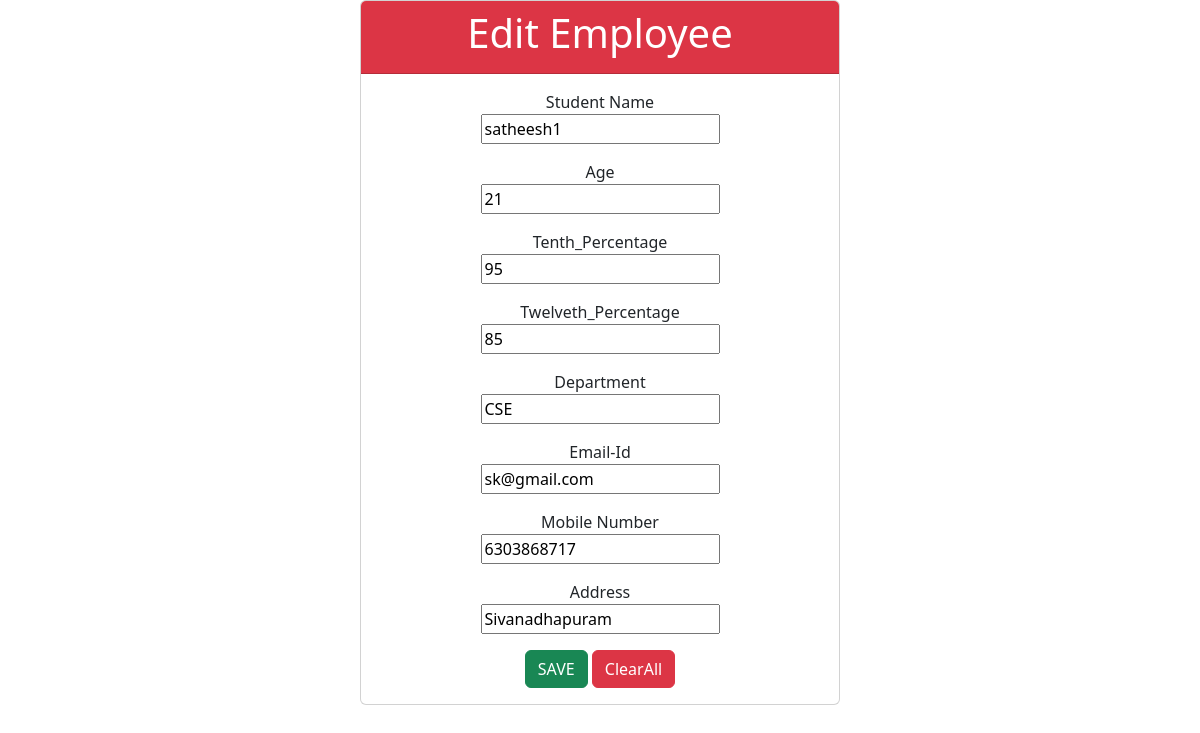
Page /edit/2 on the committed database.
### app1/models.py (models this page shows)
class Student(models.Model):
    student_name = models.CharField(max_length=30)
    age = models.IntegerField()
    tenth_per = models.IntegerField()
    twelve_per = models.IntegerField()
    interest_dept = models.CharField(max_length=20)
    email_id = models.CharField(max_length=30)
    phone = models.IntegerField()
    address = models.CharField(max_length=50)

### app1/views.py (the view)
# urls.py: path('edit/<int:i>',views.updateStudent,name='updatestu'),
def updateStudent(request,i):
    stu = Student.objects.get(id=i)
    form = StudentForm(instance = stu)
    if request.method == 'POST':
        form = StudentForm(request.POST,instance = stu)
        if form.is_valid():
            form.save()
            return redirect('liststu')
    return render(request,'studentform.html',{'form':form,'action':'Edit'})

### app1/forms.py
class StudentForm(forms.ModelForm):
    class Meta:
        model = Student
        fields = '__all__'

### app1/templates/studentform.html (shortened to what this page needs)
<!DOCTYPE html>
<html lang="en">
<head>
    {% load static %}
    <link href="https://cdn.jsdelivr.net/npm/bootstrap@5.3.3/dist/css/bootstrap.min.css" rel="stylesheet" />
</head>
<body>
    <div class="card mx-auto text-center" style="width: 30rem">
        <div class="card-header bg-danger text-white">
            <h1>{{action}} Employee</h1>
        </div>
        <div class="card-body">
            <form action="" method="post">
                Student Name
                <p>{{form.student_name}}</p>
                Age
                <p>{{form.age}}</p>
                Tenth_Percentage
                <p>{{form.tenth_per}}</p>
                Twelveth_Percentage
                <p>{{form.twelve_per}}</p>
                Department
                <p>{{form.interest_dept}}</p>
                Email-Id
                <p>{{form.email_id}}</p>
                Mobile Number
                <p>{{form.phone}}</p>
                Address
                <p>{{form.address}}</p>
                <input class="btn btn-success" type="submit" value="SAVE"/>
                <input class="btn btn-danger" type="reset" value="ClearAll" />
            </form>
        </div>
    </div>
</body>
</html>

### rows in the picture
Student: student_name "satheesh1", age "21", tenth_per "95", twelve_per "85", interest_dept "CSE", email_id "sk@gmail.com", phone "6303868717", address "Sivanadhapuram"

### other values in the picture
{{ action }} "Edit"
